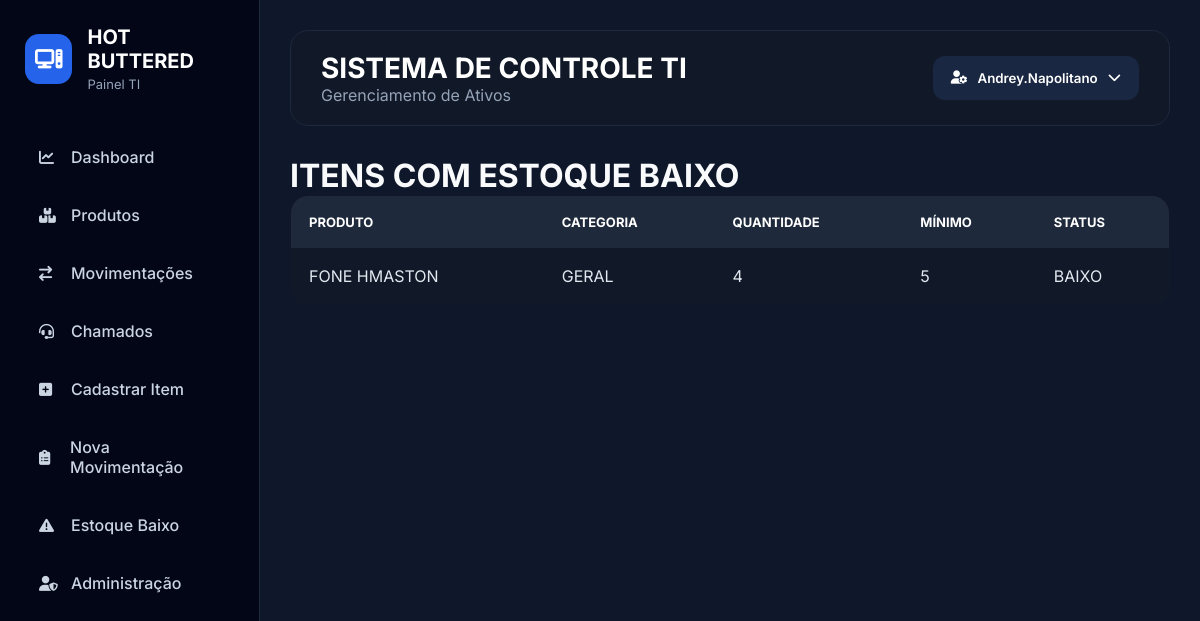
The page /estoque-baixo/ (signed in) on the database its author committed.
### estoque/models.py (models this page shows, shortened)
class Produto(models.Model):
    STATUS_CHOICES = [
        ('OK', 'OK'),
        ('BAIXO', 'BAIXO'),
        ('CRITICO', 'CRITICO'),
    ]
    nome = models.CharField(max_length=200)
    categoria = models.CharField(max_length=100)
    quantidade = models.IntegerField()
    minimo = models.IntegerField()
    local = models.CharField(max_length=100)
    status = models.CharField(max_length=20, choices=STATUS_CHOICES)

### estoque/views.py (the view)
    def wrapper(request, *args, **kwargs):
        if not request.user.is_staff:
            return HttpResponseForbidden("Acesso negado.")
        return view_func(request, *args, **kwargs)

### estoque/views.py (called while the page is built)
def somente_admin(view_func):
    def wrapper(request, *args, **kwargs):
        if not request.user.is_staff:
            return HttpResponseForbidden("Acesso negado.")
        return view_func(request, *args, **kwargs)
    return wrapper

@login_required
@somente_admin
def estoque_baixo(request):
    produtos = Produto.objects.filter(status='BAIXO')
    return render(request, 'estoque/estoque_baixo.html', {
        'produtos': produtos
    })

### estoque/templates/estoque/estoque_baixo.html
{% extends 'estoque/base.html' %}
{% block content %}
<h1>ITENS COM ESTOQUE BAIXO</h1>
<table>
    <tr>
        <th>Produto</th>
        <th>Categoria</th>
        <th>Quantidade</th>
        <th>Mínimo</th>
        <th>Status</th>
    </tr>
    {% for produto in produtos %}
    <tr>
        <td>{{ produto.nome }}</td>
        <td>{{ produto.categoria }}</td>
        <td>{{ produto.quantidade }}</td>
        <td>{{ produto.minimo }}</td>
        <td>{{ produto.status }}</td>
    </tr>
    {% endfor %}
</table>
{% endblock %}

### estoque/templates/estoque/base.html (shortened to what this page needs)
{% load static %}
<!DOCTYPE html>
<html lang="pt-br">
<head>
    <link rel="stylesheet"
        href="https://cdnjs.cloudflare.com/ajax/libs/font-awesome/6.5.2/css/all.min.css">
    <link rel="stylesheet" href="{% static 'css/style.css' %}">
</head>
<body>
    <aside class="sidebar">
        <div class="logo-area">
            <div class="logo-icon">
                <i class="fa-solid fa-computer"></i>
            </div>
            <div>
                <h2>HOT BUTTERED</h2>
                <span>Painel TI</span>
            </div>
        </div>
        <nav class="menu">
            {% if request.user.is_staff %}
                <a href="{% url 'dashboard' %}">
                    <i class="fa-solid fa-chart-line"></i>
                    Dashboard
                </a>
                <a href="{% url 'produtos' %}">
                    <i class="fa-solid fa-boxes-stacked"></i>
                    Produtos
                </a>
                <a href="{% url 'movimentacoes' %}">
                    <i class="fa-solid fa-arrow-right-arrow-left"></i>
                    Movimentações
                </a>
<a href="{% url 'chamados_admin' %}">
                    <i class="fa-solid fa-headset"></i>
                    Chamados
                </a>
                <a href="{% url 'cadastrar_item' %}">
                    <i class="fa-solid fa-square-plus"></i>
                    Cadastrar Item
                </a>
                <a href="{% url 'cadastrar_movimentacao' %}">
                    <i class="fa-solid fa-clipboard-list"></i>
                    Nova Movimentação
                </a>
                <a href="{% url 'estoque_baixo' %}">
                    <i class="fa-solid fa-triangle-exclamation"></i>
                    Estoque Baixo
                </a>
                <a href="/admin/">
                    <i class="fa-solid fa-user-shield"></i>
                    Administração
                </a>
            {% endif %}
        </nav>
    </aside>
    <main class="content">
        <div class="topbar">
            <div>
                <h1>SISTEMA DE CONTROLE TI</h1>
                <p>Gerenciamento de Ativos</p>
            </div>
            <div class="usuario-dropdown">
                <button class="usuario-btn">
                    <i class="fa-solid fa-user-gear"></i>
                    {{ request.user.username }}
                    <i class="fa-solid fa-chevron-down"></i>
                </button>
            </div>
        </div>
        <div class="main-content">
            {% block content %}
            {% endblock %}
        </div>
    </main>
</body>
</html>

### estoque/static/css/style.css (style rules this page uses)
* { margin:0; padding:0; box-sizing:border-box; font-family:'Inter', sans-serif; }
html, body { background:#0f172a; color:#e2e8f0; }
body { display:flex; }
.sidebar { width:260px; height:100vh; background:#020617; border-right:1px solid #1e293b; padding:25px; position:fixed; top:0; left:0; }
.logo-area { display:flex; align-items:center; gap:15px; margin-bottom:40px; }
.logo-icon { width:50px; height:50px; background:#2563eb; display:flex; align-items:center; justify-content:center; border-radius:14px; }
.logo-icon i { font-size:22px; color:white; }
.logo-area h2 { color:white; font-size:20px; }
.logo-area span { color:#94a3b8; font-size:13px; }
.menu { display:flex; flex-direction:column; gap:10px; }
.menu a { display:flex; align-items:center; gap:12px; color:#cbd5e1; text-decoration:none; padding:14px; border-radius:10px; transition:0.3s; font-weight:500; }
.menu a i { width:20px; font-size:15px; }
.content { margin-left:260px; width:calc(100% - 260px); min-height:100vh; padding:30px; background:#0f172a; }
.topbar { width:100%; background:#111827; border:1px solid #1e293b; border-radius:18px; padding:20px 30px; display:flex; justify-content:space-between; align-items:center; margin-bottom:30px; }
.topbar h1 { color:white; font-size:28px; }
.topbar p { color:#94a3b8; }
.usuario-dropdown { position:relative; }
.usuario-btn { background:#1a2742; border:none; color:white; padding:14px 18px; border-radius:12px; cursor:pointer; font-weight:600; display:flex; align-items:center; gap:10px; transition:0.3s; }
table { width:100%; border-collapse:collapse; background:#111827; border-radius:18px; overflow:hidden; border:1px solid #1e293b; }
table th { background:#1e293b; color:white; padding:18px; text-align:left; text-transform:uppercase; font-size:13px; }
table td { padding:18px; border-bottom:1px solid #1e293b; color:#e2e8f0; }
.main-content { background:transparent; }
h1, h2, h3, p, td, th { color:#f8fafc; }

### rows shown on the page
Produto: nome "FONE HMASTON", categoria "GERAL", quantidade "4", minimo "5", status "BAIXO"

### other values the page prints
{{ request.user.username }} "Andrey.Napolitano"
